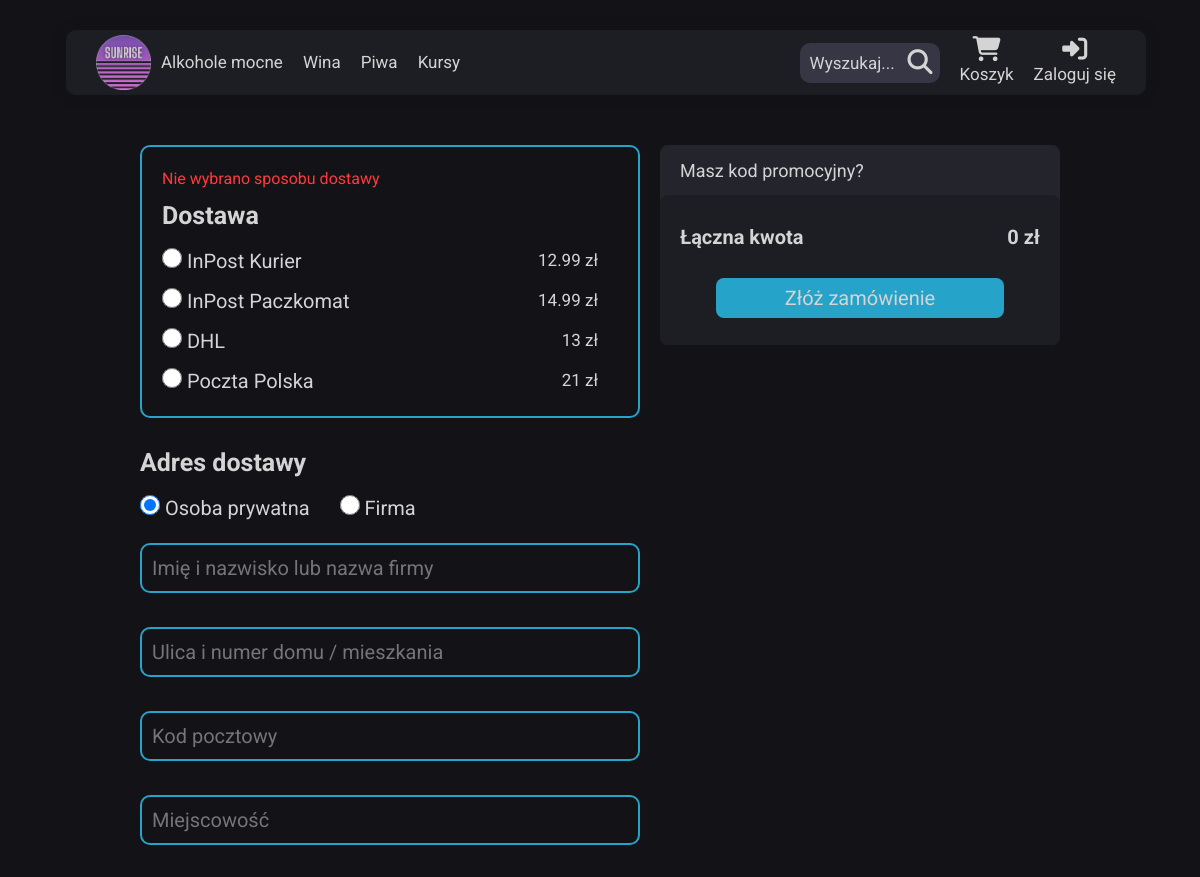
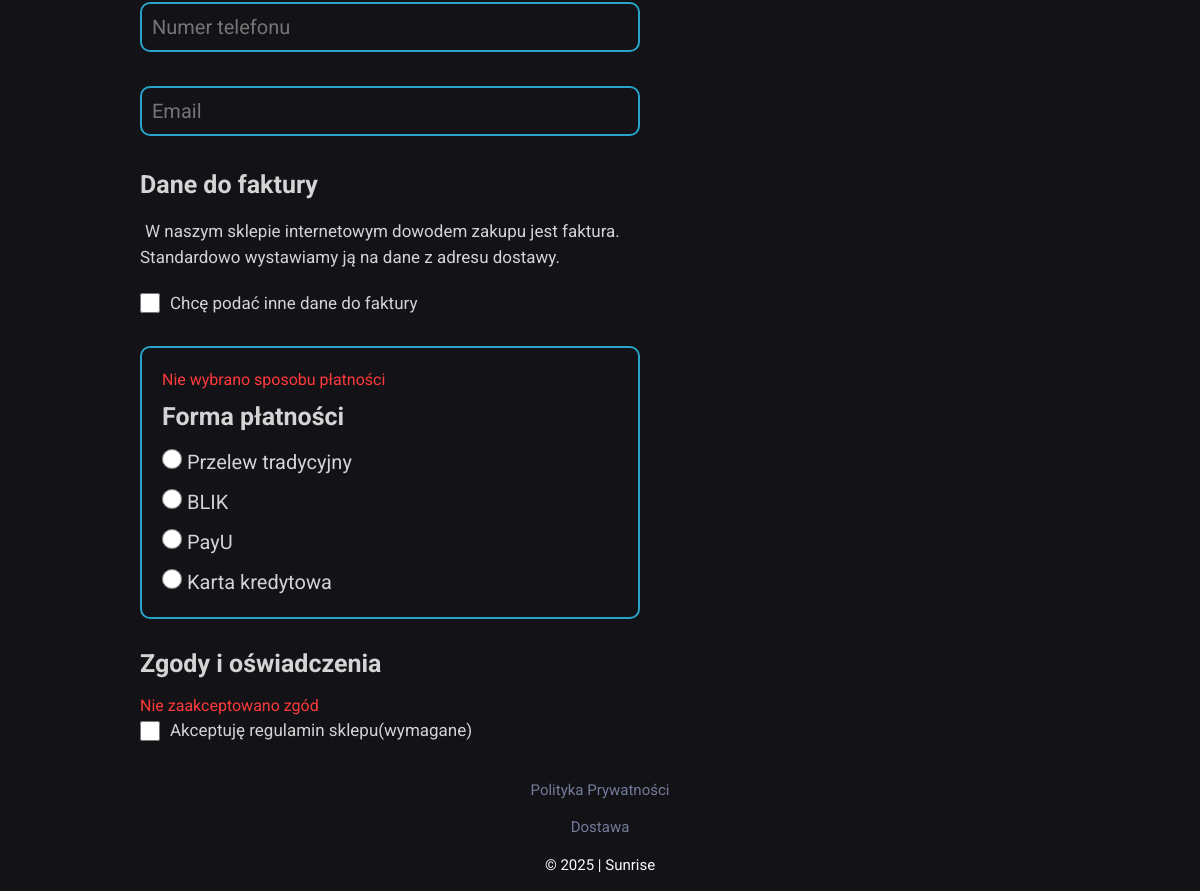
/html/order/order.php, run on the app's committed database (2 pictures, top to bottom).
### tables this page shows
CREATE TABLE `shipping` (
  `id` int(11) NOT NULL,
  `shipper_name` varchar(50) NOT NULL,
  `shipping_cost` float NOT NULL,
  `isActive` tinyint(1) NOT NULL
);

CREATE TABLE `payment` (
  `id` int(11) NOT NULL,
  `payment_name` varchar(50) NOT NULL,
  `payment_cost` float NOT NULL,
  `isActive` tinyint(1) NOT NULL
);

CREATE TABLE `info_pages` (
  `id` int(11) NOT NULL,
  `name` varchar(20) NOT NULL,
  `filename` varchar(20) NOT NULL,
  `path` varchar(255) NOT NULL
);

### html/order/order.php (the view, shortened to what this page needs)
<?php
include '../menu_component.php';
?>
<!DOCTYPE html>
<html lang="pl">
<head>
  <link rel="stylesheet" href="https://cdn.jsdelivr.net/npm/@tabler/icons-webfont@latest/tabler-icons.min.css">
  <link href="https://cdn.jsdelivr.net/npm/bootstrap@5.3.2/dist/css/bootstrap.min.css" rel="stylesheet">
  <link rel="stylesheet" href="../../css/main.css" />
</head>
<body>
  <?php
  echo $nav;
  ?>
  <main class="cart order">
    <section class="order__left">
      <div class="order__delivery">
        <form id="delivery" class="order__delivery--form">
          <p class="error cart-error delivery-error">Nie wybrano sposobu dostawy</p>
          <h2>Dostawa</h2>
          <?php
          require_once('../../php/dblogin.php');
          $sql = 'select id, shipper_name, shipping_cost from shipping where isActive = 1';
          $query1 = $pdo->prepare($sql);
          $query1->execute();
          while ($shipping_row = $query1->fetch()):
          ?>
            <div class="delivery-option">
              <label>
                <input type="radio" name="delivery" value="<?= $shipping_row['id'] ?>">
                <?= $shipping_row['shipper_name'] ?>
              </label>
              <p><?= $shipping_row['shipping_cost'] ?> zł</p>
            </div>
          <?php endwhile; ?>
        </form>
      </div>
      <div class="order__address">
        <form id="address" class="order__address--form">
          <h2>Adres dostawy</h2>
          <div class="order__personOption">
            <div class="person-option">
              <label>
                <input type="radio" name="person" id="private" checked>
                Osoba prywatna
              </label>
            </div>
            <div class="person-option">
              <label>
                <input type="radio" name="person" id="business">
                Firma
              </label>
            </div>
          </div>
          <?php
          $sql = 'select user.id, address_id, firstname, lastname, telephone, mail, city, postal, address from address inner join user on user.address_id=address.id where login = ?';
          $query4 = $pdo->prepare($sql);
          if (isset($_SESSION['login'])) {
            $login = $_SESSION['login'];
          } else {
            $login = '';
          }
          $query4->execute([$login]);
          $info = $query4->fetch();
          $fname = $info['firstname'] ?? '';
          $lname = $info['lastname'] ?? '';
          ?>
          <div class="order__address--inputBox">
            <input type="text" name="name" id="name" placeholder="Imię i nazwisko lub nazwa firmy" value="<?= $fname . $lname ?>" class="address-input" required>
          </div>
          <div class="order__address--inputBox">
            <input type="text" name="address" id="address-input" placeholder="Ulica i numer domu / mieszkania" value="<?= $info['address'] ?? '' ?>" class="address-input" required>
          </div>
          <div class="order__address--inputBox">
            <input type="text" name="postcode" id="postcode" placeholder="Kod pocztowy" value="<?= $info['postal'] ?? '' ?>" class="address-input" required>
          </div>
          <div class="order__address--inputBox">
            <input type="text" name="city" id="city" placeholder="Miejscowość" value="<?= $info['city']  ?? '' ?>" class="address-input" required>
          </div>
          <div class="order__address--inputBox">
            <input type="text" name="phone" id="phone" placeholder="Numer telefonu"
              value="<?= isset($info['telephone']) ? formatPhone($info['telephone']) : '' ?>"
              class="address-input">
          </div>
          <div class="order__address--inputBox">
            <input type="email" name="email" id="email" placeholder="Email" value="<?= $info['mail'] ?? '' ?>" class="address-input" required>
          </div>
          <h2>Dane do faktury</h2>
          <p class="invoiceInfo"><i class="ti ti-info-circle"></i>W naszym sklepie internetowym dowodem zakupu jest faktura. Standardowo wystawiamy ją na dane z adresu dostawy.</p>
          <div class="order__address--checkboxBox">
            <input type="checkbox" name="invoice" id="invoice" class="checkbox">
            <label for="invoice">Chcę podać inne dane do faktury</label>
          </div>
        </form>
      </div>
      <div class="order__delivery">
        <form id="payment" class="order__delivery--form">
          <p class="error cart-error payment-error">Nie wybrano sposobu płatności</p>
          <h2>Forma płatności</h2>
          <?php
          $sql = 'select id, payment_name, payment_cost from payment where isActive = 1';
          $query3 = $pdo->prepare($sql);
          $query3->execute();
          while ($payment_row = $query3->fetch()):
          ?>
            <div class="delivery-option">
              <label>
                <input type="radio" name="payment" value="<?= $payment_row['id'] ?>">
                <?= $payment_row['payment_name'] ?>
              </label>
            </div>
          <?php endwhile; ?>
        </form>
      </div>
      <div class="order__agreements">
        <h2>Zgody i oświadczenia</h2>
        <form>
          <p class="error cart-error">Nie zaakceptowano zgód</p>
          <div class="order__address--checkboxBox">
            <input type="checkbox" name="agreements" id="agreement" class="checkbox" required>
            <label for="agreement">Akceptuję regulamin sklepu(wymagane)</label>
          </div>
        </form>
      </div>
    </section>
    <section class="order__right">
      <div class="cart__buySection order__right--buySection">
        <button id="promoBtn" class="cart__buySection--promoBtn">Masz kod promocyjny?<i class="ti ti-chevron-down"></i></button>
        <div class="cart__priceSection">
          <div class="priceBox">
            <p>Łączna kwota</p>
            <?php
            $total = 0;
            $shipping_cost = 0;
            $payment_cost = 0;
            $total += $shipping_cost + $payment_cost;
            ?>
            <p class="price"><?= $total ?> zł</p>
          </div>
          <button id="orderBtn" class="cart__priceSection--buyBtn">Złóż zamówienie<i class="ti ti-chevron-right"></i></button>
        </div>
      </div>
    </section>
  </main>
  <footer class="text-light py-4 text-center">
    <?php
    include '../footer_component.php';
    echo $footer;
    ?>
    <p class="mb-0"> &copy; 2025 | Sunrise</p>
  </footer>
</body>
</html>

### html/footer_component.php (shortened to what this page needs)
<?php
    $path = '/sklep_internetowy/html/info_pages/';
    $sql = 'select name, path from info_pages';
    $query = $pdo -> prepare($sql);
    $query -> execute();
    while ($row = $query -> fetch()):
?>
<a href="<?=$path.$row['path'].'.php'?>"><?=$row['name']?></a> <br>
<?php
endwhile;
$footer = ob_get_contents();
?>

### css/main.css (style rules this page uses)
*, *::before, *::after { box-sizing: border-box; margin: 0; padding: 0; }
* { scrollbar-width: none; scrollbar-color: #d4d4d4 #121217; }
html { font-size: 62.5%; scroll-behavior: smooth; }
body { min-height: 100%; display: flex; flex-direction: column; font-family: "Roboto", sans-serif; color: #d4d4d4; background-color: #121217; }
a { text-decoration: none; }
p { font-size: 1.8rem; }
footer { display: flex; flex-direction: column; align-items: center; }
footer a { width: 200px; font-size: 1.5rem; color: #747a99; }
.error { font-size: 1.6rem; color: rgb(255, 58, 58); margin: 0; }
p { font-size: 1.5rem; }
.cart { display: flex; justify-content: space-between; gap: 20px; width: 100%; padding: 20px 7%; }
.cart__buySection { width: 400px; display: flex; flex-direction: column; background-color: #24242d; border-radius: 8px; }
.cart__buySection--promoBtn { height: 50px; display: flex; align-items: center; justify-content: space-between; padding: 10px 20px; font-size: 1.8rem; color: #d4d4d4; border: none; background: none; }
.cart__priceSection { height: 150px; display: flex; flex-direction: column; justify-content: space-evenly; padding: 10px 20px; background-color: #1d1d24; border-radius: 8px; }
.cart__priceSection .priceBox { display: flex; align-items: center; justify-content: space-between; }
.cart__priceSection .priceBox p { font-size: 2rem; font-weight: bold; }
.cart__priceSection--buyBtn { width: 80%; height: 40px; margin: 0 auto; font-size: 2rem; color: #d4d4d4; background-color: rgb(38, 163, 201); border: none; border-radius: 8px; text-align: center; line-height: 40px; transition: transform 0.3s; }
.order { display: flex; justify-content: center; }
.order__left { display: flex; flex-direction: column; gap: 30px; }
.order__right { position: relative; display: flex; flex-direction: column; width: 400px; }
.order__right--buySection { position: fixed; }
.order h2 { font-size: 2.5rem; font-weight: bold; }
.order__delivery { width: 500px; padding: 20px; border-radius: 10px; border: 2px solid rgb(38, 163, 201); }
.order__delivery--form { display: flex; flex-direction: column; gap: 10px; }
.order__delivery--form .delivery-option { position: relative; display: flex; align-items: center; gap: 5px; border-radius: 10px; }
.order__delivery--form .delivery-option input[type=radio] { border: 0px; width: 2rem; height: 2rem; }
.order__delivery--form .delivery-option label { font-size: 2rem; color: #d4d4d4; }
.order__delivery--form .delivery-option p { position: absolute; font-size: 1.7rem; margin: 0; right: 20px; color: #d4d4d4; }
.order__personOption { display: flex; gap: 30px; }
.order__personOption .person-option { display: flex; align-items: center; gap: 10px; margin-bottom: 10px; }
.order__personOption .person-option input[type=radio] { border: 0px; width: 2rem; height: 2rem; }
.order__personOption .person-option label { font-size: 2rem; color: #d4d4d4; }
.order__address { width: 500px; display: flex; flex-direction: column; align-items: center; }
.order__address--form { display: flex; flex-direction: column; gap: 10px; }
.order__address--inputBox { width: 100%; }
.order__address--inputBox .address-input { display: flex; height: 50px; width: 100%; font-size: 2rem; color: #d4d4d4; padding: 10px; background: none; border-radius: 10px; border: 2px solid rgb(38, 163, 201); }
.order__address--inputBox .address-input::placeholder { font-size: 2rem; }
.order__address .invoiceInfo { font-size: 1.7rem; }
.order__address--checkboxBox { display: flex; align-items: center; gap: 10px; }
.order__address--checkboxBox input[type=checkbox] { border: 0px; width: 2rem; height: 2rem; }
.order__address--checkboxBox label { font-size: 1.7rem; color: #d4d4d4; }
.order__agreements { display: flex; flex-direction: column; gap: 10px; }

### data on the page
shipping: shipper_name "InPost Kurier", shipping_cost "12.99"
shipping: shipper_name "InPost Paczkomat", shipping_cost "14.99"
shipping: shipper_name "DHL", shipping_cost "13"
shipping: shipper_name "Poczta Polska", shipping_cost "21"
payment: payment_name "Przelew tradycyjny"
payment: payment_name "BLIK"
payment: payment_name "PayU"
payment: payment_name "Karta kredytowa"
info_pages: name "Polityka Prywatności"
info_pages: name "Dostawa"

### other printed values
$total "0"
